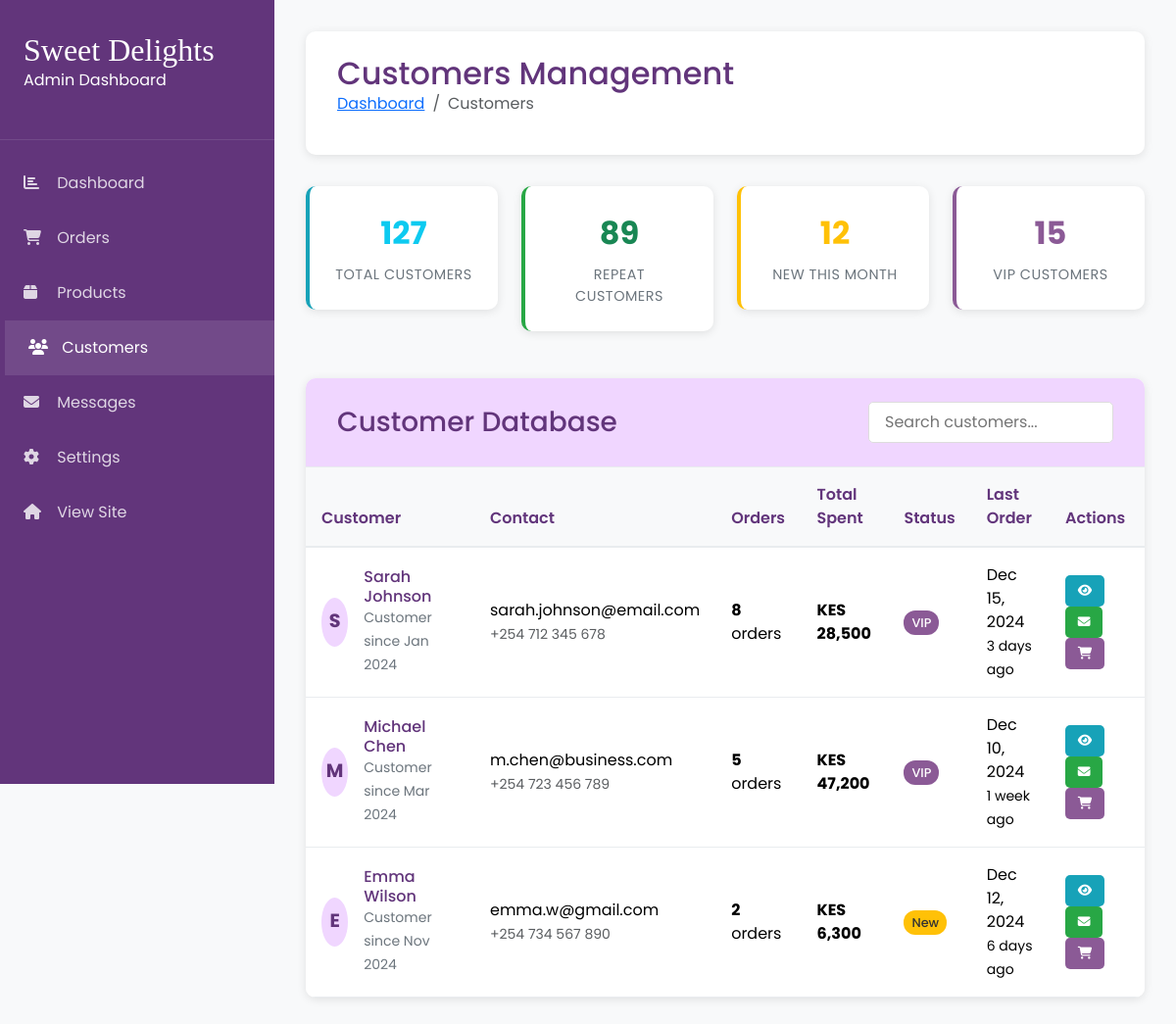
Before: /admin-panel/customers/ (signed in) with the older database file.
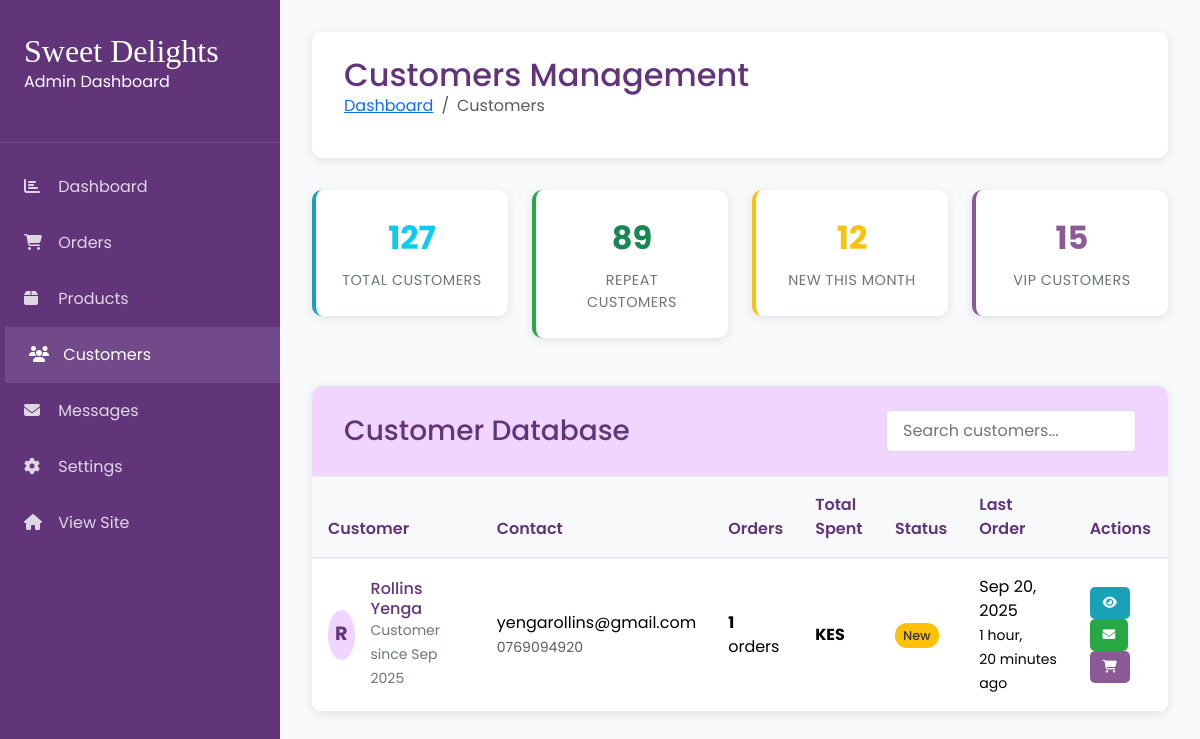
After: the same page with the newer database file.
### base/models.py (models this page shows, shortened)
class Order(models.Model):
    ORDER_STATUS_CHOICES = [
        ('pending', 'Pending'),
        ('confirmed', 'Confirmed'),
        ('in_progress', 'In Progress'),
        ('ready', 'Ready for Pickup'),
        ('completed', 'Completed'),
        ('cancelled', 'Cancelled'),
    ]
    customer_name = models.CharField(max_length=100)
    customer_email = models.EmailField()
    customer_phone = models.CharField(max_length=20)
    order_number = models.CharField(max_length=20, unique=True)
    status = models.CharField(max_length=20, choices=ORDER_STATUS_CHOICES, default='pending')
    total_amount = models.DecimalField(max_digits=10, decimal_places=2)
    delivery_date = models.DateTimeField()
    delivery_address = models.TextField(blank=True, help_text="Leave blank for pickup")
    special_instructions = models.TextField(blank=True)
    created_at = models.DateTimeField(auto_now_add=True)
    updated_at = models.DateTimeField(auto_now=True)
    class Meta:
        ordering = ['-created_at']

### base/admin_views.py (the view)
# urls.py: path('customers/', admin_views.admin_customers, name='customers'),
@staff_member_required
def admin_customers(request):
    today = timezone.now().date()
    month_ago = today - timedelta(days=30)
    customers = Order.objects.values(
        'customer_name',
        'customer_email',
        'customer_phone'
    ).annotate(
        total_orders=Count('id'),
        total_spent=Sum('total_amount', filter=Q(status='completed')),
        last_order=Max('created_at'),  # Use Max() to get the latest order date
        first_order=Min('created_at')  # Add first order date for "customer since"
    ).order_by('-total_orders')
    total_customers = customers.count()
    repeat_customers = customers.filter(total_orders__gte=2).count()
    new_customers = customers.filter(first_order__date__gte=month_ago).count()
    vip_customers = customers.filter(total_spent__gte=20000).count()
    stats = {
        'total_customers': total_customers,
        'repeat_customers': repeat_customers,
        'new_customers': new_customers,
        'vip_customers': vip_customers,
    }
    paginator = Paginator(customers, 25)
    page_number = request.GET.get('page')
    customers_page = paginator.get_page(page_number)
    try:
        site_settings = SiteSettings.objects.first()
    except SiteSettings.DoesNotExist:
        site_settings = None
    context = {
        'customers': customers_page,
        'stats': stats,
        'site_settings': site_settings,
    }
    return render(request, 'admin/customers.html', context)

### base/context_processors.py (called while the page is built)
def site_settings(request):
    try:
        settings = SiteSettings.objects.first()
    except SiteSettings.DoesNotExist:
        settings = None
    return {
        'site_settings': settings
    }

def cart_count(request):
    if request.user.is_authenticated:
        count = CartItem.objects.filter(user=request.user).count()
    else:
        cart = request.session.get('cart', {})
        count = len(cart)
    return {
        'cart_count': count
    }

def categories(request):
    return {
        'global_categories': Category.objects.filter(is_active=True)
    }

### base/templates/admin/customers.html (shortened to what the changed rows need)
<!doctype html>
{% load static %}
<html lang="en">
<head>
    <link href="https://cdn.jsdelivr.net/npm/bootstrap@5.3.3/dist/css/bootstrap.min.css" rel="stylesheet">
    <link href="https://fonts.cdnfonts.com/css/magnolia-script" rel="stylesheet">
    <link href="https://cdnjs.cloudflare.com/ajax/libs/font-awesome/6.4.0/css/all.min.css" rel="stylesheet">
</head>
<body>
    <div class="main-content">
        <div class="page-header">
            <h1>Customers Management</h1>
        </div>
        <div class="customers-container">
            <div class="table-responsive">
                <table class="table customers-table">
                    <thead>
                        <tr>
                            <th>Customer</th>
                            <th>Contact</th>
                            <th>Orders</th>
                            <th>Total Spent</th>
                            <th>Status</th>
                            <th>Last Order</th>
                            <th>Actions</th>
                        </tr>
                    </thead>
                    <tbody>
                        {% for customer in customers %}
                        <tr>
                            <td>
                                <div class="d-flex align-items-center">
                                    <div class="customer-avatar">
                                        {{ customer.customer_name|first|upper }}
                                    </div>
                                    <div class="customer-info ms-3">
                                        <h6>{{ customer.customer_name }}</h6>
                                        <small>Customer since {{ customer.first_order|date:"M Y" }}</small>
                                    </div>
                                </div>
                            </td>
                            <td>
                                <div>{{ customer.customer_email }}</div>
                                <small class="text-muted">{{ customer.customer_phone }}</small>
                            </td>
                            <td><strong>{{ customer.total_orders }}</strong> orders</td>
                            <td><strong>KES {{ customer.total_spent|floatformat:0 }}</strong></td>
                            <td>
                                {% if customer.total_spent >= 20000 %}
                                    <span class="customer-badge badge-vip">VIP</span>
                                {% elif customer.total_orders >= 3 %}
                                    <span class="customer-badge badge-regular">Regular</span>
                                {% else %}
                                    <span class="customer-badge badge-new">New</span>
                                {% endif %}
                            </td>
                            <td>
                                {{ customer.last_order|date:"M d, Y" }}<br>
                                <small>{{ customer.last_order|timesince }} ago</small>
                            </td>
                            <td>
                                <button class="action-btn btn-view" onclick="viewCustomer('{{ customer.customer_email }}')">
                                    <i class="fas fa-eye"></i>
                                </button>
                                <button class="action-btn btn-email" onclick="emailCustomer('{{ customer.customer_email }}')">
                                    <i class="fas fa-envelope"></i>
                                </button>
                                <button class="action-btn btn-orders" onclick="viewOrders('{{ customer.customer_email }}')">
                                    <i class="fas fa-shopping-cart"></i>
                                </button>
                            </td>
                        </tr>
                        {% empty %}
                        <tr>
                            <td>
                                <div class="d-flex align-items-center">
                                    <div class="customer-avatar">S</div>
                                    <div class="customer-info ms-3">
                                        <h6>Sarah Johnson</h6>
                                        <small>Customer since Jan 2024</small>
                                    </div>
                                </div>
                            </td>
                            <td>
                                <div>sarah.johnson@email.com</div>
                                <small class="text-muted">+254 712 345 678</small>
                            </td>
                            <td><strong>8</strong> orders</td>
                            <td><strong>KES 28,500</strong></td>
                            <td><span class="customer-badge badge-vip">VIP</span></td>
                            <td>
                                Dec 15, 2024<br>
                                <small>3 days ago</small>
                            </td>
                            <td>
                                <button class="action-btn btn-view" onclick="viewCustomer('sarah.johnson@email.com')">
                                    <i class="fas fa-eye"></i>
                                </button>
                                <button class="action-btn btn-email" onclick="emailCustomer('sarah.johnson@email.com')">
                                    <i class="fas fa-envelope"></i>
                                </button>
                                <button class="action-btn btn-orders" onclick="viewOrders('sarah.johnson@email.com')">
                                    <i class="fas fa-shopping-cart"></i>
                                </button>
                            </td>
                        </tr>
                        <tr>
                            <td>
                                <div class="d-flex align-items-center">
                                    <div class="customer-avatar">M</div>
                                    <div class="customer-info ms-3">
                                        <h6>Michael Chen</h6>
                                        <small>Customer since Mar 2024</small>
                                    </div>
                                </div>
                            </td>
                            <td>
                                <div>m.chen@business.com</div>
                                <small class="text-muted">+254 723 456 789</small>
                            </td>
                            <td><strong>5</strong> orders</td>
                            <td><strong>KES 47,200</strong></td>
                            <td><span class="customer-badge badge-vip">VIP</span></td>
                            <td>
                                Dec 10, 2024<br>
                                <small>1 week ago</small>
                            </td>
                            <td>
                                <button class="action-btn btn-view">
                                    <i class="fas fa-eye"></i>
                                </button>
                                <button class="action-btn btn-email">
                                    <i class="fas fa-envelope"></i>
                                </button>
                                <button class="action-btn btn-orders">
                                    <i class="fas fa-shopping-cart"></i>
                                </button>
                            </td>
                        </tr>
                        <tr>
                            <td>
                                <div class="d-flex align-items-center">
                                    <div class="customer-avatar">E</div>
                                    <div class="customer-info ms-3">
                                        <h6>Emma Wilson</h6>
                                        <small>Customer since Nov 2024</small>
                                    </div>
                                </div>
                            </td>
                            <td>
                                <div>emma.w@gmail.com</div>
                                <small class="text-muted">+254 734 567 890</small>
                            </td>
                            <td><strong>2</strong> orders</td>
                            <td><strong>KES 6,300</strong></td>
                            <td><span class="customer-badge badge-new">New</span></td>
                            <td>
                                Dec 12, 2024<br>
                                <small>6 days ago</small>
                            </td>
                            <td>
                                <button class="action-btn btn-view">
                                    <i class="fas fa-eye"></i>
                                </button>
                                <button class="action-btn btn-email">
                                    <i class="fas fa-envelope"></i>
                                </button>
                                <button class="action-btn btn-orders">
                                    <i class="fas fa-shopping-cart"></i>
                                </button>
                            </td>
                        </tr>
                        {% endfor %}
                    </tbody>
                </table>
            </div>
        </div>
    </div>
</body>
</html>

Changed rows visible on the page:
added Order: customer_name|first "R", customer_name "Rollins Yenga", first_order "Sep 2025", customer_email "yengarollins@gmail.com", customer_phone "0769094920", total_orders "1", last_order "Sep 20, 2025", last_order "1 hour, 20 minutes"
Other visible differences:
text no longer shown: "S Sarah Johnson Customer since Jan 2024 sarah.johnson@email.com +254 712 345 678 8 orders KES 28,500 VIP Dec 15, 2024 3 days ago M Michael Chen Customer since Mar 2024 m.chen@business.com +254 723 456 789 5 orders KES 47,200 VIP Dec 10, 2024 1 week ago E Emma Wilson Customer since Nov 2024 emma.w@gmail.com +254 734 567 890 2 orders KES 6,300 New Dec 12, 2024 6 days ago"
